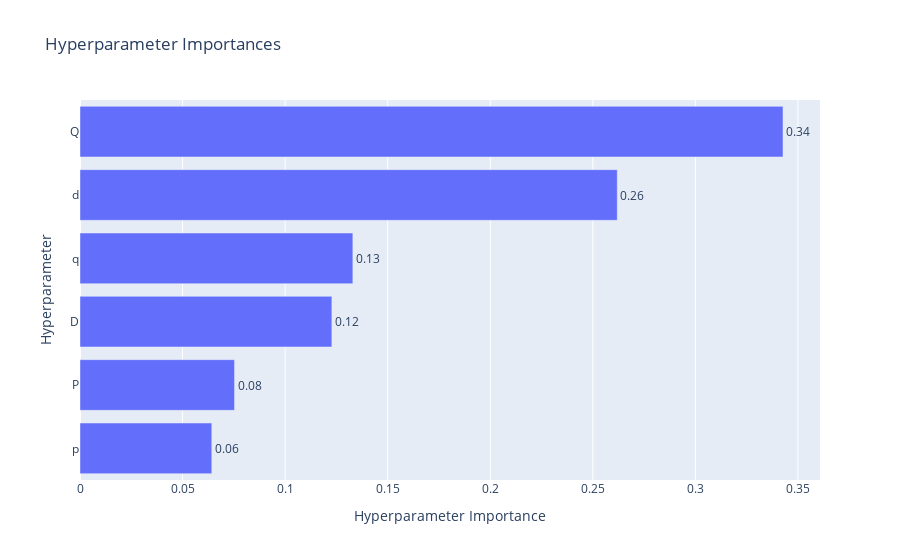

The code cell stored with this chart in its notebook:
### Code cell
optuna.visualization.plot_param_importances(study)

### Figure 1 — Plotly figure (JSON) as saved in the notebook; plotly's stock layout.template omitted (floating-point values rounded to 4 significant figures)
{"data": [{"cliponaxis": false, "hovertemplate": ["p (IntDistribution): 0.06424875696444551<extra></extra>", "P (IntDistribution): 0.07533929547289599<extra></extra>", "D (IntDistribution): 0.12277849545360896<extra></extra>", "q (IntDistribution): 0.1330138790961041<extra></extra>", "d (IntDistribution): 0.2619100008944175<extra></extra>", "Q (IntDistribution): 0.34270957211852787<extra></extra>"], "name": "Objective Value", "orientation": "h", "text": ["0.06", "0.08", "0.12", "0.13", "0.26", "0.34"], "textposition": "outside", "type": "bar", "x": [0.06425, 0.07534, 0.1228, 0.133, 0.2619, 0.3427], "y": ["p", "P", "D", "q", "d", "Q"]}], "layout": {"title": {"text": "Hyperparameter Importances"}, "xaxis": {"title": {"text": "Hyperparameter Importance"}}, "yaxis": {"title": {"text": "Hyperparameter"}}}}
